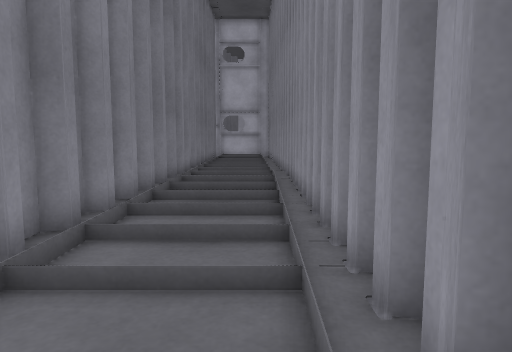
View 1 (above)

13 first-person views from a walk through a Gazebo world. The camera is 0.72 m above the floor, tilts 6° down and sees 70° across. The floor is counted in squares, 0.5 m on a side. Each view is taken from the middle of a square. On the plan, view 1 faces up. The plan holds only what a view shows up to about 16 squares ahead; the rest is blank. The place goes on beyond the plan.

View 2
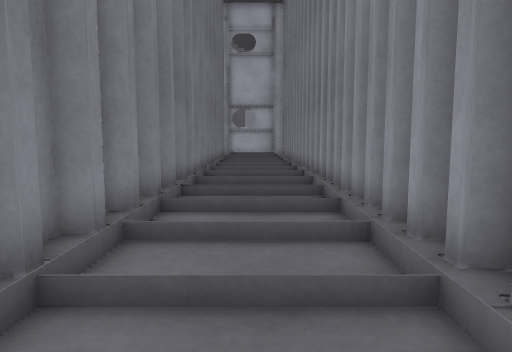

View 3
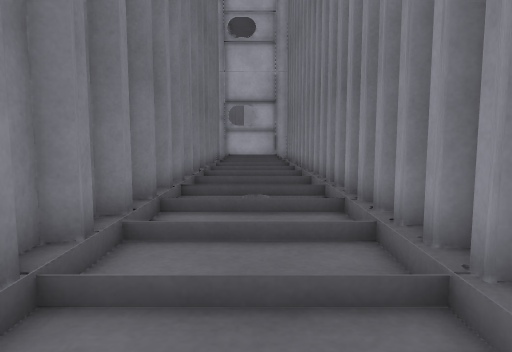

View 4
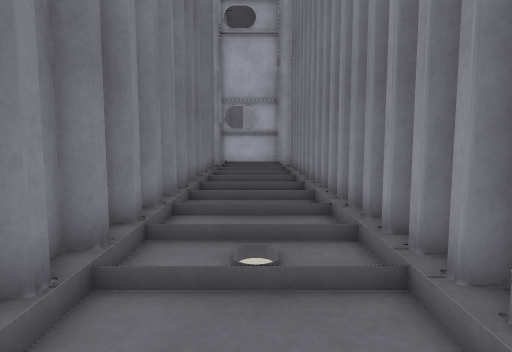

View 5
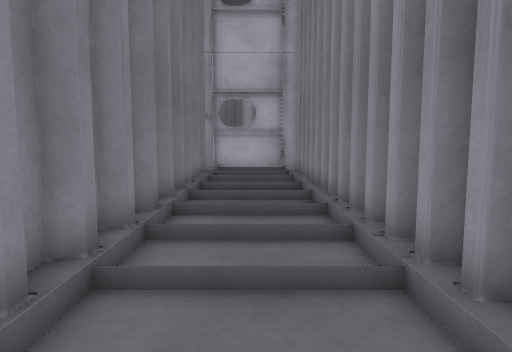

View 6
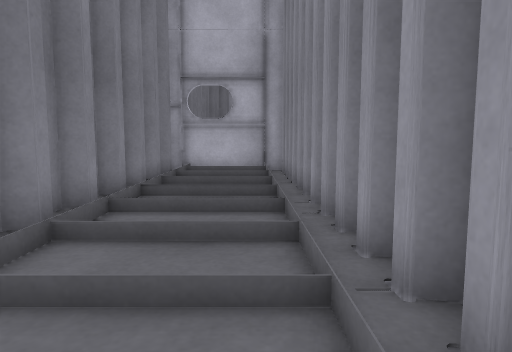

View 7
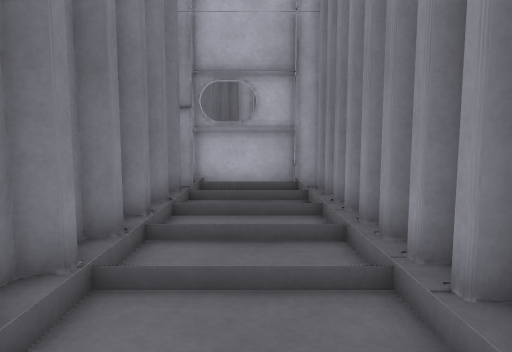

View 8
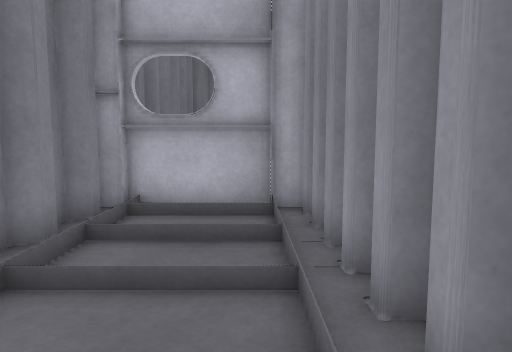

View 9
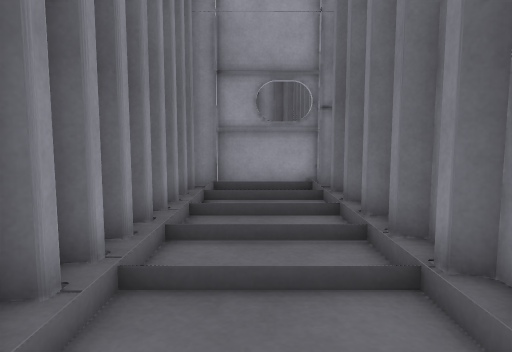

View 10
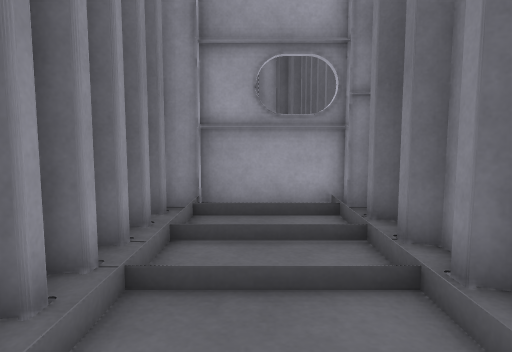

View 11
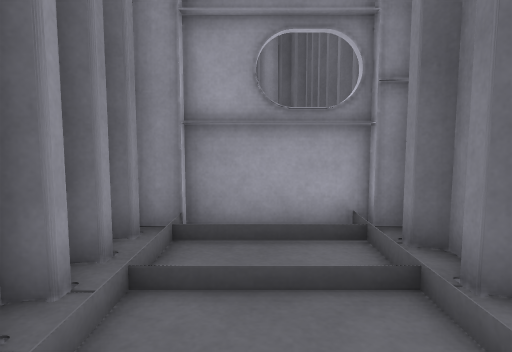

View 12
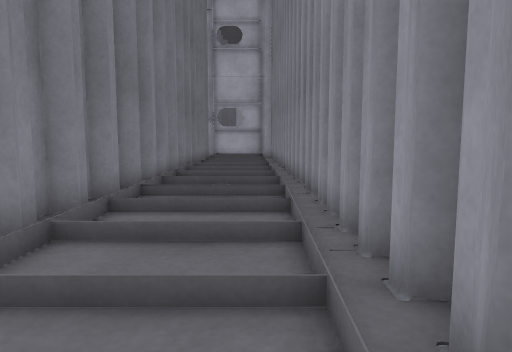

View 13
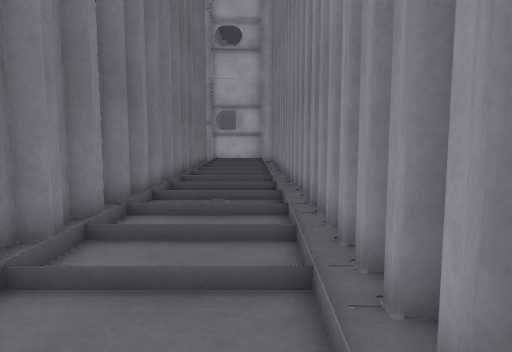

### Floor plan
Key: @ floor where view 1 was taken; # wall or solid block; x gap in a wall; . main floor; : floor 0.15 m higher than the main floor; - floor 0.6 m lower than the main floor; / step, stairs or slope; v drop or lower ground.
Columns run from 4 left of view 1 to 2 right of it. Each row starts with its distance up from view 1.
 33 ######
 32 ##:::#
 31 #/...#
 30 ##:::#
 29 ##...#
 28 #/:::#
 27 #/....-
 26 #/:::#v
 25 #/...xv
 24 #/:::xv
 23 #/...xv
 22 #/:::##
 21 ##...##
 20 ##:::.#
 19 #/...##
 18 #/:::xv
 17 #/...#x
 16 #/:::xv
 15 #/.v.##
 14 #/:::.#
 13 #/...##
 12 ##:::xv
 11 ##...##
 10 #/:::##
  9 #/...##
  8 #/:::.#
  7 #/...#v
  6 #/:::xv
  5 ##...xv
  4 ##:::#v
  3 #/....-
  2 #/:::#v
  1 #/...#v
  0 #/::@#v
 -1 #/...#v
 -2 ##:::#
 -3 ######

Positions as (right, up) in squares from view 1, and headings:
1: (0, 0), facing up
2: (-1, 3), facing up
3: (-1, 7), facing up
4: (-1, 10), facing up
5: (-1, 14), facing up
6: (0, 17), facing up
7: (-1, 20), facing up
8: (0, 24), facing up
9: (-1, 10), facing down
10: (-1, 6), facing down
11: (-1, 4), facing down
12: (0, 5), facing up
13: (0, 6), facing up
